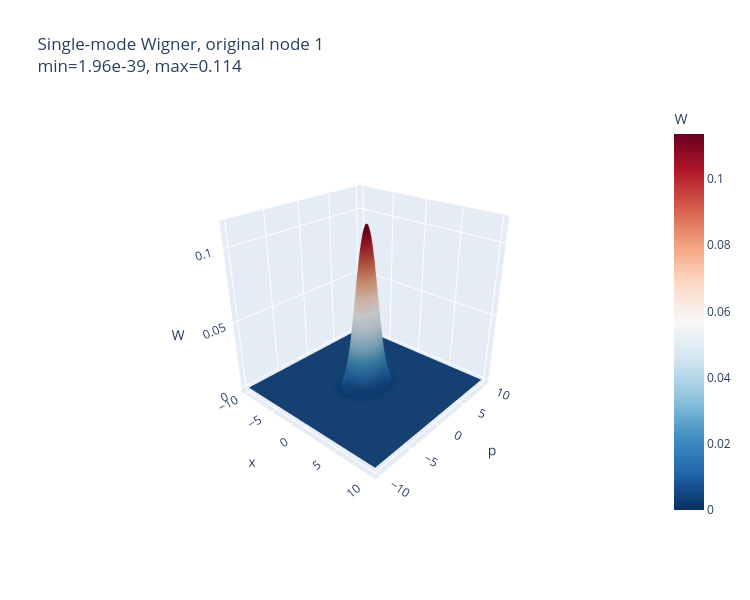

Notebook code cell kept with this figure:
### Code cell
# ============================================================
# Interactive single-mode Wigner plot
# Case a: photon subtraction 먼저 한 경우
#
# Inputs:
#   V_R_ff, A_R_ff, R0
#
# ordering:
#   q_R = (x_R, p_R)
# ============================================================

import plotly.graph_objects as go
import numpy as np

def single_mode_wigner_grid_from_VA(V_eff, A_eff, node, m_eff, xlim=10, n=150):
    """
    node  : local node label, 1-based in reduced R-space
    m_eff : number of remaining modes
    V_eff : Gaussian envelope matrix
    A_eff : non-Gaussian correction matrix

    ordering = (x1,...,xm,p1,...,pm)
    """

    k = node - 1
    idx = [k, k + m_eff]  # [x_k, p_k]

    V1 = V_eff[np.ix_(idx, idx)]
    A1 = A_eff[np.ix_(idx, idx)]

    Vinv = np.linalg.inv(V1)
    detV = np.linalg.det(V1)

    xs = np.linspace(-xlim, xlim, n)
    ps = np.linspace(-xlim, xlim, n)
    X, P = np.meshgrid(xs, ps)

    Z = np.stack([X, P], axis=-1)

    quad = np.einsum("...i,ij,...j->...", Z, Vinv, Z)

    tr_term = np.trace(Vinv @ A1)

    poly_quad = np.einsum(
        "...i,ij,...j->...",
        Z,
        Vinv @ A1 @ Vinv,
        Z
    )

    pref = 1 / (2 * np.pi * np.sqrt(detV))

    W = pref * np.exp(-0.5 * quad) * (
        1 - 0.5 * tr_term + 0.5 * poly_quad
    )

    return X, P, W, V1, A1


def plot_single_mode_wigner_interactive(
    V_eff,
    A_eff,
    node,
    m_eff,
    original_label=None,
    xlim=10,
    n=160,
):
    """
    Interactive 3D Wigner plot using Plotly.
    """

    X, P, W, V1, A1 = single_mode_wigner_grid_from_VA(
        V_eff,
        A_eff,
        node=node,
        m_eff=m_eff,
        xlim=xlim,
        n=n
    )

    label = node if original_label is None else original_label

    W_min = np.nanmin(W)
    W_max = np.nanmax(W)

    print(f"local node {node} -> original node {label}")
    print("V1 =")
    print(V1)
    print("A1 =")
    print(A1)
    print("Tr(V1^{-1} A1) =", np.trace(np.linalg.inv(V1) @ A1))
    print("W(0) negativity condition Tr > 2 ?",
          np.trace(np.linalg.inv(V1) @ A1) > 2)
    print("min W =", W_min)
    print("max W =", W_max)
    print("has negativity?", W_min < 0)

    fig = go.Figure(
        data=[
            go.Surface(
                x=X,
                y=P,
                z=W,
                colorscale="RdBu",
                reversescale=True,
                colorbar=dict(title="W"),
            )
        ]
    )

    fig.update_layout(
        title=(
            f"Single-mode Wigner, original node {label}<br>"
            f"min={W_min:.3g}, max={W_max:.3g}"
        ),
        scene=dict(
            xaxis_title="x",
            yaxis_title="p",
            zaxis_title="W",
            camera=dict(
                eye=dict(x=1.6, y=-1.8, z=1.2)
            ),
        ),
        width=750,
        height=600,
    )

    fig.show()

    return X, P, W, V1, A1

R_labels = list(R0 + 1)
r = len(R_labels)

for local_node in range(1, r + 1):
    original_node = R_labels[local_node - 1]

    X, P, W, V1, A1 = plot_single_mode_wigner_interactive(
        V_R_ff,
        A_R_ff,
        node=local_node,
        m_eff=r,
        original_label=original_node,
        xlim=10,
        n=160
    )

### Figure 1 — Plotly figure (JSON) as saved in the notebook; plotly's stock layout.template omitted (floating-point values rounded to 4 significant figures; data arrays with more than 128 entries replaced by an {"elided": "..."} marker saying what was removed)
{"data": [{"colorbar": {"title": {"text": "W"}}, "colorscale": [[0, "rgb(103,0,31)"], [0.1, "rgb(178,24,43)"], [0.2, "rgb(214,96,77)"], [0.3, "rgb(244,165,130)"], [0.4, "rgb(253,219,199)"], [0.5, "rgb(247,247,247)"], [0.6, "rgb(209,229,240)"], [0.7, "rgb(146,197,222)"], [0.8, "rgb(67,147,195)"], [0.9, "rgb(33,102,172)"], [1, "rgb(5,48,97)"]], "reversescale": true, "type": "surface", "x": {"elided": "160x160 float values"}, "y": {"elided": "160x160 float values"}, "z": {"elided": "160x160 float values"}}], "layout": {"height": 600, "scene": {"camera": {"eye": {"x": 1.6, "y": -1.8, "z": 1.2}}, "xaxis": {"title": {"text": "x"}}, "yaxis": {"title": {"text": "p"}}, "zaxis": {"title": {"text": "W"}}}, "title": {"text": "Single-mode Wigner, original node 1<br>min=1.96e-39, max=0.114"}, "width": 750}}
